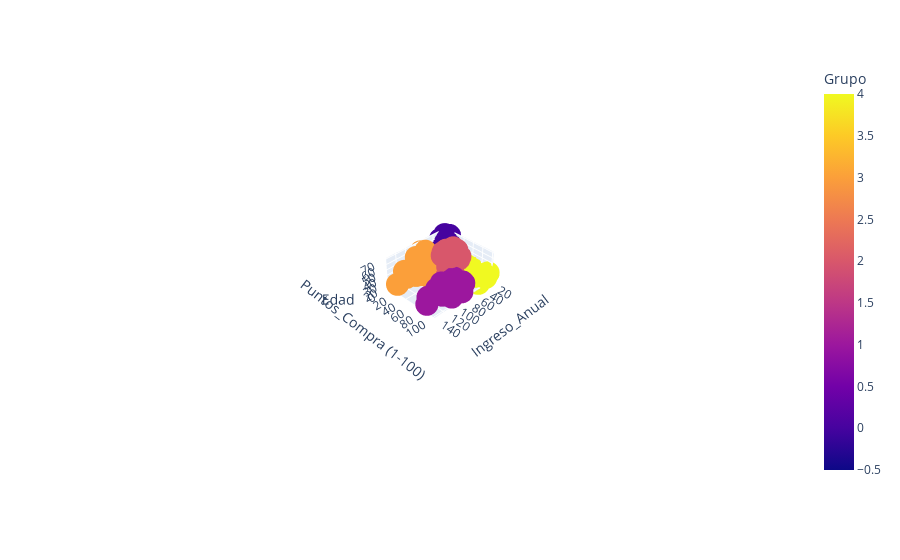

The notebook cell this image was saved under:
### Code cell
# Grafica 3D de datos agrupados.

Grafica_3D = px.scatter_3d(Datos, x='Ingreso_Anual', y='Puntos_Compra (1-100)', z='Edad', color='Grupo', symbol='Grupo', symbol_map={0:'circle', 1:'circle', 2:'circle', 3:'circle', 4:'circle'})
Grafica_3D.update_layout(showlegend=False)

### Figure 1 — Plotly figure (JSON) as saved in the notebook; plotly's stock layout.template omitted (floating-point values rounded to 4 significant figures)
{"data": [{"hovertemplate": "Grupo=%{marker.color}<br>Ingreso_Anual=%{x}<br>Puntos_Compra (1-100)=%{y}<br>Edad=%{z}<extra></extra>", "legendgroup": "0", "marker": {"color": [0, 0, 0, 0, 0, 0, 0, 0, 0, 0, 0, 0, 0, 0, 0, 0, 0, 0, 0, 0, 0, 0, 0], "coloraxis": "coloraxis", "symbol": "circle"}, "mode": "markers", "name": "0", "scene": "scene", "showlegend": true, "type": "scatter3d", "x": [15, 16, 17, 18, 19, 19, 20, 20, 21, 23, 24, 25, 28, 28, 29, 30, 33, 33, 34, 37, 38, 39, 39], "y": [39, 6, 40, 6, 3, 14, 15, 13, 35, 29, 35, 5, 14, 32, 31, 4, 4, 14, 17, 26, 35, 36, 28], "z": [19, 20, 31, 35, 64, 67, 58, 37, 35, 52, 35, 46, 54, 45, 40, 60, 53, 49, 42, 36, 65, 48, 49]}, {"hovertemplate": "Grupo=%{marker.color}<br>Ingreso_Anual=%{x}<br>Puntos_Compra (1-100)=%{y}<br>Edad=%{z}<extra></extra>", "legendgroup": "4", "marker": {"color": [4, 4, 4, 4, 4, 4, 4, 4, 4, 4, 4, 4, 4, 4, 4, 4, 4, 4, 4, 4, 4, 4, 4], "coloraxis": "coloraxis", "symbol": "circle"}, "mode": "markers", "name": "4", "scene": "scene", "showlegend": true, "type": "scatter3d", "x": [15, 16, 17, 18, 19, 19, 20, 20, 21, 23, 24, 25, 28, 28, 29, 30, 33, 33, 34, 37, 38, 39, 39], "y": [81, 77, 76, 94, 72, 99, 77, 79, 66, 98, 73, 73, 82, 61, 87, 73, 92, 81, 73, 75, 92, 61, 65], "z": [21, 23, 22, 23, 30, 35, 24, 22, 20, 35, 25, 31, 29, 35, 23, 21, 18, 21, 30, 20, 24, 31, 24]}, {"hovertemplate": "Grupo=%{marker.color}<br>Ingreso_Anual=%{x}<br>Puntos_Compra (1-100)=%{y}<br>Edad=%{z}<extra></extra>", "legendgroup": "2", "marker": {"color": [2, 2, 2, 2, 2, 2, 2, 2, 2, 2, 2, 2, 2, 2, 2, 2, 2, 2, 2, 2, 2, 2, 2, 2, 2, 2, 2, 2, 2, 2, 2, 2, 2, 2, 2, 2, 2, 2, 2, 2, 2, 2, 2, 2, 2, 2, 2, 2, 2, 2, 2, 2, 2, 2, 2, 2, 2, 2, 2, 2, 2, 2, 2, 2, 2, 2, 2, 2, 2, 2, 2, 2, 2, 2, 2, 2, 2, 2, 2], "coloraxis": "coloraxis", "symbol": "circle"}, "mode": "markers", "name": "2", "scene": "scene", "showlegend": true, "type": "scatter3d", "x": [40, 40, 40, 40, 42, 42, 43, 43, 43, 43, 44, 44, 46, 46, 46, 46, 47, 47, 48, 48, 48, 48, 48, 48, 49, 49, 50, 50, 54, 54, 54, 54, 54, 54, 54, 54, 54, 54, 54, 54, 57, 57, 58, 58, 59, 59, 60, 60, 60, 60, 60, 60, 61, 61, 62, 62, 62, 62, 62, 62, 63, 63, 63, 63, 63, 63, 64, 64, 65, 65, 65, 65, 67, 67, 67, 67, 69, 71, 76], "y": [55, 47, 42, 42, 52, 60, 54, 60, 45, 41, 50, 46, 51, 46, 56, 55, 52, 59, 51, 59, 50, 48, 59, 47, 55, 42, 49, 56, 47, 54, 53, 48, 52, 42, 51, 55, 41, 44, 57, 46, 58, 55, 60, 46, 55, 41, 49, 40, 42, 52, 47, 50, 42, 49, 41, 48, 59, 55, 56, 42, 50, 46, 43, 48, 52, 54, 42, 46, 48, 50, 43, 59, 43, 57, 56, 40, 58, 35, 40], "z": [50, 27, 29, 31, 49, 33, 31, 59, 50, 47, 51, 69, 27, 53, 70, 19, 67, 54, 63, 18, 43, 68, 19, 32, 70, 47, 60, 60, 59, 26, 45, 40, 23, 49, 57, 38, 67, 46, 21, 48, 55, 22, 34, 50, 68, 18, 48, 40, 32, 24, 47, 27, 48, 20, 23, 49, 67, 26, 49, 21, 66, 54, 68, 66, 65, 19, 38, 19, 18, 19, 63, 49, 51, 50, 27, 38, 40, 43, 28]}, {"hovertemplate": "Grupo=%{marker.color}<br>Ingreso_Anual=%{x}<br>Puntos_Compra (1-100)=%{y}<br>Edad=%{z}<extra></extra>", "legendgroup": "1", "marker": {"color": [1, 1, 1, 1, 1, 1, 1, 1, 1, 1, 1, 1, 1, 1, 1, 1, 1, 1, 1, 1, 1, 1, 1, 1, 1, 1, 1, 1, 1, 1, 1, 1, 1, 1, 1, 1, 1, 1, 1], "coloraxis": "coloraxis", "symbol": "circle"}, "mode": "markers", "name": "1", "scene": "scene", "showlegend": true, "type": "scatter3d", "x": [69, 70, 71, 71, 71, 72, 73, 73, 74, 75, 76, 77, 77, 78, 78, 78, 78, 78, 78, 79, 81, 85, 86, 87, 87, 87, 88, 88, 93, 97, 98, 99, 101, 103, 103, 113, 120, 126, 137], "y": [91, 77, 95, 75, 75, 71, 88, 73, 72, 93, 87, 97, 74, 90, 88, 76, 89, 78, 73, 83, 93, 75, 95, 63, 75, 92, 86, 69, 90, 86, 88, 97, 68, 85, 69, 91, 79, 74, 83], "z": [39, 31, 40, 38, 39, 31, 29, 32, 35, 32, 32, 28, 32, 34, 39, 38, 27, 30, 30, 29, 31, 36, 33, 32, 28, 36, 30, 27, 35, 32, 29, 30, 28, 36, 32, 38, 35, 32, 30]}, {"hovertemplate": "Grupo=%{marker.color}<br>Ingreso_Anual=%{x}<br>Puntos_Compra (1-100)=%{y}<br>Edad=%{z}<extra></extra>", "legendgroup": "3", "marker": {"color": [3, 3, 3, 3, 3, 3, 3, 3, 3, 3, 3, 3, 3, 3, 3, 3, 3, 3, 3, 3, 3, 3, 3, 3, 3, 3, 3, 3, 3, 3, 3, 3, 3, 3, 3, 3], "coloraxis": "coloraxis", "symbol": "circle"}, "mode": "markers", "name": "3", "scene": "scene", "showlegend": true, "type": "scatter3d", "x": [70, 71, 71, 72, 73, 73, 74, 75, 77, 77, 78, 78, 78, 78, 78, 78, 79, 81, 85, 86, 87, 87, 87, 88, 88, 93, 97, 98, 99, 101, 103, 103, 113, 120, 126, 137], "y": [29, 11, 9, 34, 5, 7, 10, 5, 12, 36, 22, 17, 20, 16, 1, 1, 35, 5, 26, 20, 27, 13, 10, 13, 15, 14, 32, 15, 39, 24, 17, 23, 8, 16, 28, 18], "z": [23, 59, 47, 25, 20, 44, 19, 57, 25, 48, 34, 43, 44, 47, 37, 34, 56, 19, 50, 42, 36, 40, 36, 52, 58, 59, 37, 46, 41, 54, 41, 34, 33, 47, 45, 32]}], "layout": {"autosize": true, "coloraxis": {"colorbar": {"title": {"text": "Grupo"}}, "colorscale": [[0, "#0d0887"], [0.1111, "#46039f"], [0.2222, "#7201a8"], [0.3333, "#9c179e"], [0.4444, "#bd3786"], [0.5556, "#d8576b"], [0.6667, "#ed7953"], [0.7778, "#fb9f3a"], [0.8889, "#fdca26"], [1, "#f0f921"]]}, "legend": {"title": {"text": "Grupo"}, "tracegroupgap": 0}, "margin": {"t": 60}, "scene": {"aspectmode": "auto", "aspectratio": {"x": 1.429, "y": 1.148, "z": 0.6093}, "camera": {"center": {"x": 0, "y": 0, "z": 0}, "eye": {"x": 5.012, "y": 5.012, "z": 5.012}, "projection": {"type": "perspective"}, "up": {"x": 0, "y": 0, "z": 1}}, "domain": {"x": [0, 1], "y": [0, 1]}, "xaxis": {"title": {"text": "Ingreso_Anual"}, "type": "linear"}, "yaxis": {"title": {"text": "Puntos_Compra (1-100)"}, "type": "linear"}, "zaxis": {"title": {"text": "Edad"}, "type": "linear"}}, "showlegend": false}}
